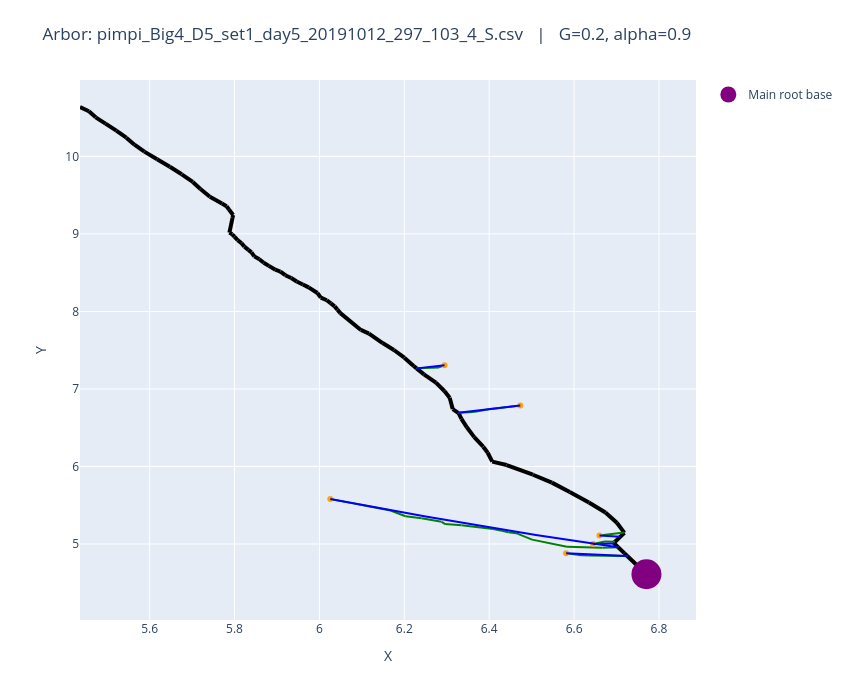

Notebook code for this chart:
### Code cell
fname = "pimpi_Big4_D5_set1_day5_20191012_297_103_4_S.csv"
plot_arbors(fname, 0.2, 0.9)

### Figure 1 — Plotly figure (JSON) as saved in the notebook; plotly's stock layout.template omitted (floating-point values rounded to 4 significant figures)
{"data": [{"line": {"color": "black", "width": 4}, "mode": "lines", "showlegend": false, "type": "scatter", "x": [6.77, 6.725], "y": [4.61, 4.846]}, {"line": {"color": "black", "width": 4}, "mode": "lines", "showlegend": false, "type": "scatter", "x": [6.725, 6.718], "y": [4.846, 4.882]}, {"line": {"color": "black", "width": 4}, "mode": "lines", "showlegend": false, "type": "scatter", "x": [6.718, 6.704], "y": [4.882, 4.958]}, {"line": {"color": "black", "width": 4}, "mode": "lines", "showlegend": false, "type": "scatter", "x": [6.704, 6.693], "y": [4.958, 5.013]}, {"line": {"color": "black", "width": 4}, "mode": "lines", "showlegend": false, "type": "scatter", "x": [6.693, 6.696], "y": [5.013, 5.029]}, {"line": {"color": "black", "width": 4}, "mode": "lines", "showlegend": false, "type": "scatter", "x": [6.696, 6.719], "y": [5.029, 5.144]}, {"line": {"color": "black", "width": 4}, "mode": "lines", "showlegend": false, "type": "scatter", "x": [6.719, 6.718], "y": [5.144, 5.147]}, {"line": {"color": "black", "width": 4}, "mode": "lines", "showlegend": false, "type": "scatter", "x": [6.718, 6.701], "y": [5.147, 5.274]}, {"line": {"color": "black", "width": 4}, "mode": "lines", "showlegend": false, "type": "scatter", "x": [6.701, 6.674], "y": [5.274, 5.406]}, {"line": {"color": "black", "width": 4}, "mode": "lines", "showlegend": false, "type": "scatter", "x": [6.674, 6.635], "y": [5.406, 5.536]}, {"line": {"color": "black", "width": 4}, "mode": "lines", "showlegend": false, "type": "scatter", "x": [6.635, 6.59], "y": [5.536, 5.672]}, {"line": {"color": "black", "width": 4}, "mode": "lines", "showlegend": false, "type": "scatter", "x": [6.59, 6.548], "y": [5.672, 5.792]}, {"line": {"color": "black", "width": 4}, "mode": "lines", "showlegend": false, "type": "scatter", "x": [6.548, 6.503], "y": [5.792, 5.894]}, {"line": {"color": "black", "width": 4}, "mode": "lines", "showlegend": false, "type": "scatter", "x": [6.503, 6.441], "y": [5.894, 6.019]}, {"line": {"color": "black", "width": 4}, "mode": "lines", "showlegend": false, "type": "scatter", "x": [6.441, 6.407], "y": [6.019, 6.063]}, {"line": {"color": "black", "width": 4}, "mode": "lines", "showlegend": false, "type": "scatter", "x": [6.407, 6.396], "y": [6.063, 6.177]}, {"line": {"color": "black", "width": 4}, "mode": "lines", "showlegend": false, "type": "scatter", "x": [6.396, 6.386], "y": [6.177, 6.255]}, {"line": {"color": "black", "width": 4}, "mode": "lines", "showlegend": false, "type": "scatter", "x": [6.386, 6.365], "y": [6.255, 6.379]}, {"line": {"color": "black", "width": 4}, "mode": "lines", "showlegend": false, "type": "scatter", "x": [6.365, 6.347], "y": [6.379, 6.505]}, {"line": {"color": "black", "width": 4}, "mode": "lines", "showlegend": false, "type": "scatter", "x": [6.347, 6.335], "y": [6.505, 6.615]}, {"line": {"color": "black", "width": 4}, "mode": "lines", "showlegend": false, "type": "scatter", "x": [6.335, 6.328], "y": [6.615, 6.688]}, {"line": {"color": "black", "width": 4}, "mode": "lines", "showlegend": false, "type": "scatter", "x": [6.328, 6.327], "y": [6.688, 6.692]}, {"line": {"color": "black", "width": 4}, "mode": "lines", "showlegend": false, "type": "scatter", "x": [6.327, 6.314], "y": [6.692, 6.741]}, {"line": {"color": "black", "width": 4}, "mode": "lines", "showlegend": false, "type": "scatter", "x": [6.314, 6.307], "y": [6.741, 6.888]}, {"line": {"color": "black", "width": 4}, "mode": "lines", "showlegend": false, "type": "scatter", "x": [6.307, 6.294], "y": [6.888, 6.973]}, {"line": {"color": "black", "width": 4}, "mode": "lines", "showlegend": false, "type": "scatter", "x": [6.294, 6.275], "y": [6.973, 7.082]}, {"line": {"color": "black", "width": 4}, "mode": "lines", "showlegend": false, "type": "scatter", "x": [6.275, 6.246], "y": [7.082, 7.188]}, {"line": {"color": "black", "width": 4}, "mode": "lines", "showlegend": false, "type": "scatter", "x": [6.246, 6.229], "y": [7.188, 7.266]}, {"line": {"color": "black", "width": 4}, "mode": "lines", "showlegend": false, "type": "scatter", "x": [6.229, 6.222], "y": [7.266, 7.296]}, {"line": {"color": "black", "width": 4}, "mode": "lines", "showlegend": false, "type": "scatter", "x": [6.222, 6.2], "y": [7.296, 7.404]}, {"line": {"color": "black", "width": 4}, "mode": "lines", "showlegend": false, "type": "scatter", "x": [6.2, 6.176], "y": [7.404, 7.502]}, {"line": {"color": "black", "width": 4}, "mode": "lines", "showlegend": false, "type": "scatter", "x": [6.176, 6.149], "y": [7.502, 7.592]}, {"line": {"color": "black", "width": 4}, "mode": "lines", "showlegend": false, "type": "scatter", "x": [6.149, 6.117], "y": [7.592, 7.715]}, {"line": {"color": "black", "width": 4}, "mode": "lines", "showlegend": false, "type": "scatter", "x": [6.117, 6.098], "y": [7.715, 7.761]}, {"line": {"color": "black", "width": 4}, "mode": "lines", "showlegend": false, "type": "scatter", "x": [6.098, 6.049], "y": [7.761, 7.978]}, {"line": {"color": "black", "width": 4}, "mode": "lines", "showlegend": false, "type": "scatter", "x": [6.049, 6.042], "y": [7.978, 8.023]}, {"line": {"color": "black", "width": 4}, "mode": "lines", "showlegend": false, "type": "scatter", "x": [6.042, 6.036], "y": [8.023, 8.065]}, {"line": {"color": "black", "width": 4}, "mode": "lines", "showlegend": false, "type": "scatter", "x": [6.036, 6.027], "y": [8.065, 8.104]}, {"line": {"color": "black", "width": 4}, "mode": "lines", "showlegend": false, "type": "scatter", "x": [6.027, 6.017], "y": [8.104, 8.145]}, {"line": {"color": "black", "width": 4}, "mode": "lines", "showlegend": false, "type": "scatter", "x": [6.017, 6.003], "y": [8.145, 8.179]}, {"line": {"color": "black", "width": 4}, "mode": "lines", "showlegend": false, "type": "scatter", "x": [6.003, 5.995], "y": [8.179, 8.238]}, {"line": {"color": "black", "width": 4}, "mode": "lines", "showlegend": false, "type": "scatter", "x": [5.995, 5.975], "y": [8.238, 8.31]}, {"line": {"color": "black", "width": 4}, "mode": "lines", "showlegend": false, "type": "scatter", "x": [5.975, 5.961], "y": [8.31, 8.347]}, {"line": {"color": "black", "width": 4}, "mode": "lines", "showlegend": false, "type": "scatter", "x": [5.961, 5.946], "y": [8.347, 8.387]}, {"line": {"color": "black", "width": 4}, "mode": "lines", "showlegend": false, "type": "scatter", "x": [5.946, 5.934], "y": [8.387, 8.431]}, {"line": {"color": "black", "width": 4}, "mode": "lines", "showlegend": false, "type": "scatter", "x": [5.934, 5.92], "y": [8.431, 8.467]}, {"line": {"color": "black", "width": 4}, "mode": "lines", "showlegend": false, "type": "scatter", "x": [5.92, 5.908], "y": [8.467, 8.515]}, {"line": {"color": "black", "width": 4}, "mode": "lines", "showlegend": false, "type": "scatter", "x": [5.908, 5.896], "y": [8.515, 8.538]}, {"line": {"color": "black", "width": 4}, "mode": "lines", "showlegend": false, "type": "scatter", "x": [5.896, 5.881], "y": [8.538, 8.588]}, {"line": {"color": "black", "width": 4}, "mode": "lines", "showlegend": false, "type": "scatter", "x": [5.881, 5.869], "y": [8.588, 8.629]}, {"line": {"color": "black", "width": 4}, "mode": "lines", "showlegend": false, "type": "scatter", "x": [5.869, 5.859], "y": [8.629, 8.673]}, {"line": {"color": "black", "width": 4}, "mode": "lines", "showlegend": false, "type": "scatter", "x": [5.859, 5.847], "y": [8.673, 8.711]}, {"line": {"color": "black", "width": 4}, "mode": "lines", "showlegend": false, "type": "scatter", "x": [5.847, 5.84], "y": [8.711, 8.762]}, {"line": {"color": "black", "width": 4}, "mode": "lines", "showlegend": false, "type": "scatter", "x": [5.84, 5.833], "y": [8.762, 8.795]}, {"line": {"color": "black", "width": 4}, "mode": "lines", "showlegend": false, "type": "scatter", "x": [5.833, 5.823], "y": [8.795, 8.836]}, {"line": {"color": "black", "width": 4}, "mode": "lines", "showlegend": false, "type": "scatter", "x": [5.823, 5.816], "y": [8.836, 8.881]}, {"line": {"color": "black", "width": 4}, "mode": "lines", "showlegend": false, "type": "scatter", "x": [5.816, 5.807], "y": [8.881, 8.919]}, {"line": {"color": "black", "width": 4}, "mode": "lines", "showlegend": false, "type": "scatter", "x": [5.807, 5.8], "y": [8.919, 8.964]}, {"line": {"color": "black", "width": 4}, "mode": "lines", "showlegend": false, "type": "scatter", "x": [5.8, 5.795], "y": [8.964, 8.995]}, {"line": {"color": "black", "width": 4}, "mode": "lines", "showlegend": false, "type": "scatter", "x": [5.795, 5.788], "y": [8.995, 9.017]}, {"line": {"color": "black", "width": 4}, "mode": "lines", "showlegend": false, "type": "scatter", "x": [5.788, 5.795], "y": [9.017, 9.208]}, {"line": {"color": "black", "width": 4}, "mode": "lines", "showlegend": false, "type": "scatter", "x": [5.795, 5.797], "y": [9.208, 9.244]}, {"line": {"color": "black", "width": 4}, "mode": "lines", "showlegend": false, "type": "scatter", "x": [5.797, 5.787], "y": [9.244, 9.315]}, {"line": {"color": "black", "width": 4}, "mode": "lines", "showlegend": false, "type": "scatter", "x": [5.787, 5.781], "y": [9.315, 9.357]}, {"line": {"color": "black", "width": 4}, "mode": "lines", "showlegend": false, "type": "scatter", "x": [5.781, 5.77], "y": [9.357, 9.392]}, {"line": {"color": "black", "width": 4}, "mode": "lines", "showlegend": false, "type": "scatter", "x": [5.77, 5.742], "y": [9.392, 9.479]}, {"line": {"color": "black", "width": 4}, "mode": "lines", "showlegend": false, "type": "scatter", "x": [5.742, 5.72], "y": [9.479, 9.58]}, {"line": {"color": "black", "width": 4}, "mode": "lines", "showlegend": false, "type": "scatter", "x": [5.72, 5.702], "y": [9.58, 9.671]}, {"line": {"color": "black", "width": 4}, "mode": "lines", "showlegend": false, "type": "scatter", "x": [5.702, 5.676], "y": [9.671, 9.77]}, {"line": {"color": "black", "width": 4}, "mode": "lines", "showlegend": false, "type": "scatter", "x": [5.676, 5.648], "y": [9.77, 9.867]}, {"line": {"color": "black", "width": 4}, "mode": "lines", "showlegend": false, "type": "scatter", "x": [5.648, 5.618], "y": [9.867, 9.965]}, {"line": {"color": "black", "width": 4}, "mode": "lines", "showlegend": false, "type": "scatter", "x": [5.618, 5.588], "y": [9.965, 10.06]}, {"line": {"color": "black", "width": 4}, "mode": "lines", "showlegend": false, "type": "scatter", "x": [5.588, 5.564], "y": [10.06, 10.15]}, {"line": {"color": "black", "width": 4}, "mode": "lines", "showlegend": false, "type": "scatter", "x": [5.564, 5.545], "y": [10.15, 10.24]}, {"line": {"color": "black", "width": 4}, "mode": "lines", "showlegend": false, "type": "scatter", "x": [5.545, 5.522], "y": [10.24, 10.33]}, {"line": {"color": "black", "width": 4}, "mode": "lines", "showlegend": false, "type": "scatter", "x": [5.522, 5.496], "y": [10.33, 10.42]}, {"line": {"color": "black", "width": 4}, "mode": "lines", "showlegend": false, "type": "scatter", "x": [5.496, 5.473], "y": [10.42, 10.5]}, {"line": {"color": "black", "width": 4}, "mode": "lines", "showlegend": false, "type": "scatter", "x": [5.473, 5.457], "y": [10.5, 10.58]}, {"line": {"color": "black", "width": 4}, "mode": "lines", "showlegend": false, "type": "scatter", "x": [5.457, 5.436], "y": [10.58, 10.64]}, {"line": {"color": "green", "width": 2}, "mode": "lines", "showlegend": false, "type": "scatter", "x": [6.66, 6.717], "y": [5.109, 5.147]}, {"line": {"color": "green", "width": 2}, "mode": "lines", "showlegend": false, "type": "scatter", "x": [6.717, 6.718], "y": [5.147, 5.147]}, {"line": {"color": "green", "width": 2}, "mode": "lines", "showlegend": false, "type": "scatter", "x": [6.645, 6.673], "y": [5.001, 5.034]}, {"line": {"color": "green", "width": 2}, "mode": "lines", "showlegend": false, "type": "scatter", "x": [6.673, 6.696], "y": [5.034, 5.029]}, {"line": {"color": "green", "width": 2}, "mode": "lines", "showlegend": false, "type": "scatter", "x": [6.026, 6.045], "y": [5.581, 5.559]}, {"line": {"color": "green", "width": 2}, "mode": "lines", "showlegend": false, "type": "scatter", "x": [6.045, 6.08], "y": [5.559, 5.524]}, {"line": {"color": "green", "width": 2}, "mode": "lines", "showlegend": false, "type": "scatter", "x": [6.08, 6.115], "y": [5.524, 5.486]}, {"line": {"color": "green", "width": 2}, "mode": "lines", "showlegend": false, "type": "scatter", "x": [6.115, 6.168], "y": [5.486, 5.433]}, {"line": {"color": "green", "width": 2}, "mode": "lines", "showlegend": false, "type": "scatter", "x": [6.168, 6.203], "y": [5.433, 5.358]}, {"line": {"color": "green", "width": 2}, "mode": "lines", "showlegend": false, "type": "scatter", "x": [6.203, 6.241], "y": [5.358, 5.332]}, {"line": {"color": "green", "width": 2}, "mode": "lines", "showlegend": false, "type": "scatter", "x": [6.241, 6.288], "y": [5.332, 5.286]}, {"line": {"color": "green", "width": 2}, "mode": "lines", "showlegend": false, "type": "scatter", "x": [6.288, 6.296], "y": [5.286, 5.257]}, {"line": {"color": "green", "width": 2}, "mode": "lines", "showlegend": false, "type": "scatter", "x": [6.296, 6.335], "y": [5.257, 5.241]}, {"line": {"color": "green", "width": 2}, "mode": "lines", "showlegend": false, "type": "scatter", "x": [6.335, 6.41], "y": [5.241, 5.194]}, {"line": {"color": "green", "width": 2}, "mode": "lines", "showlegend": false, "type": "scatter", "x": [6.41, 6.43], "y": [5.194, 5.169]}, {"line": {"color": "green", "width": 2}, "mode": "lines", "showlegend": false, "type": "scatter", "x": [6.43, 6.445], "y": [5.169, 5.151]}, {"line": {"color": "green", "width": 2}, "mode": "lines", "showlegend": false, "type": "scatter", "x": [6.445, 6.463], "y": [5.151, 5.14]}, {"line": {"color": "green", "width": 2}, "mode": "lines", "showlegend": false, "type": "scatter", "x": [6.463, 6.501], "y": [5.14, 5.056]}, {"line": {"color": "green", "width": 2}, "mode": "lines", "showlegend": false, "type": "scatter", "x": [6.501, 6.583], "y": [5.056, 4.963]}, {"line": {"color": "green", "width": 2}, "mode": "lines", "showlegend": false, "type": "scatter", "x": [6.583, 6.667], "y": [4.963, 4.951]}, {"line": {"color": "green", "width": 2}, "mode": "lines", "showlegend": false, "type": "scatter", "x": [6.667, 6.704], "y": [4.951, 4.958]}, {"line": {"color": "green", "width": 2}, "mode": "lines", "showlegend": false, "type": "scatter", "x": [6.581, 6.608], "y": [4.88, 4.86]}, {"line": {"color": "green", "width": 2}, "mode": "lines", "showlegend": false, "type": "scatter", "x": [6.608, 6.634], "y": [4.86, 4.851]}, {"line": {"color": "green", "width": 2}, "mode": "lines", "showlegend": false, "type": "scatter", "x": [6.634, 6.72], "y": [4.851, 4.845]}, {"line": {"color": "green", "width": 2}, "mode": "lines", "showlegend": false, "type": "scatter", "x": [6.72, 6.725], "y": [4.845, 4.846]}, {"line": {"color": "green", "width": 2}, "mode": "lines", "showlegend": false, "type": "scatter", "x": [6.295, 6.282], "y": [7.307, 7.278]}, {"line": {"color": "green", "width": 2}, "mode": "lines", "showlegend": false, "type": "scatter", "x": [6.282, 6.229], "y": [7.278, 7.266]}, {"line": {"color": "green", "width": 2}, "mode": "lines", "showlegend": false, "type": "scatter", "x": [6.473, 6.399], "y": [6.788, 6.737]}, {"line": {"color": "green", "width": 2}, "mode": "lines", "showlegend": false, "type": "scatter", "x": [6.399, 6.363], "y": [6.737, 6.701]}, {"line": {"color": "green", "width": 2}, "mode": "lines", "showlegend": false, "type": "scatter", "x": [6.363, 6.327], "y": [6.701, 6.692]}, {"marker": {"color": "orange"}, "mode": "markers", "showlegend": false, "type": "scatter", "x": [6.66], "y": [5.109]}, {"marker": {"color": "orange"}, "mode": "markers", "showlegend": false, "type": "scatter", "x": [6.645], "y": [5.001]}, {"marker": {"color": "orange"}, "mode": "markers", "showlegend": false, "type": "scatter", "x": [6.026], "y": [5.581]}, {"marker": {"color": "orange"}, "mode": "markers", "showlegend": false, "type": "scatter", "x": [6.581], "y": [4.88]}, {"marker": {"color": "orange"}, "mode": "markers", "showlegend": false, "type": "scatter", "x": [6.295], "y": [7.307]}, {"marker": {"color": "orange"}, "mode": "markers", "showlegend": false, "type": "scatter", "x": [6.473], "y": [6.788]}, {"marker": {"color": "purple", "size": 30}, "mode": "markers", "name": "Main root base", "type": "scatter", "x": [6.77], "y": [4.61]}, {"line": {"color": "blue"}, "mode": "lines", "showlegend": false, "type": "scatter", "x": [6.66, 6.661, 6.662, 6.663, 6.664, 6.665, 6.666, 6.667, 6.668, 6.669, 6.67, 6.671, 6.672, 6.673, 6.674, 6.675, 6.676, 6.677, 6.678, 6.679, 6.68, 6.681, 6.682, 6.683, 6.684, 6.685, 6.686, 6.687, 6.688, 6.689, 6.69, 6.691, 6.692, 6.693, 6.694, 6.695, 6.696, 6.697, 6.698, 6.699, 6.7, 6.701, 6.702, 6.703, 6.704, 6.705, 6.706, 6.707, 6.708, 6.709], "y": [5.109, 5.109, 5.109, 5.108, 5.108, 5.108, 5.108, 5.107, 5.107, 5.107, 5.106, 5.106, 5.106, 5.105, 5.105, 5.105, 5.104, 5.104, 5.104, 5.104, 5.103, 5.103, 5.103, 5.102, 5.102, 5.102, 5.101, 5.101, 5.101, 5.101, 5.1, 5.1, 5.1, 5.099, 5.099, 5.099, 5.098, 5.098, 5.098, 5.098, 5.097, 5.097, 5.097, 5.096, 5.096, 5.096, 5.096, 5.095, 5.095, 5.095]}, {"line": {"color": "blue"}, "mode": "lines", "showlegend": false, "type": "scatter", "x": [6.645, 6.646, 6.647, 6.648, 6.649, 6.65, 6.651, 6.652, 6.653, 6.654, 6.655, 6.656, 6.657, 6.658, 6.659, 6.66, 6.661, 6.662, 6.663, 6.664, 6.665, 6.666, 6.667, 6.668, 6.669, 6.67, 6.671, 6.672, 6.673, 6.674, 6.675, 6.676, 6.677, 6.678, 6.679, 6.68, 6.681, 6.682, 6.683, 6.684, 6.686, 6.687, 6.688, 6.689, 6.69, 6.691, 6.692, 6.693, 6.694, 6.695], "y": [5.001, 5.001, 5.001, 5.001, 5.001, 5.001, 5.001, 5.001, 5.002, 5.002, 5.002, 5.002, 5.002, 5.002, 5.002, 5.002, 5.002, 5.002, 5.002, 5.003, 5.003, 5.003, 5.003, 5.003, 5.003, 5.003, 5.003, 5.003, 5.003, 5.003, 5.004, 5.004, 5.004, 5.004, 5.004, 5.004, 5.004, 5.004, 5.004, 5.004, 5.004, 5.005, 5.005, 5.005, 5.005, 5.005, 5.005, 5.005, 5.005, 5.005]}, {"line": {"color": "blue"}, "mode": "lines", "showlegend": false, "type": "scatter", "x": [6.026, 6.04, 6.053, 6.067, 6.081, 6.095, 6.109, 6.123, 6.136, 6.15, 6.164, 6.178, 6.192, 6.206, 6.219, 6.233, 6.247, 6.261, 6.275, 6.289, 6.302, 6.316, 6.33, 6.344, 6.358, 6.372, 6.386, 6.399, 6.413, 6.427, 6.441, 6.455, 6.469, 6.482, 6.496, 6.51, 6.524, 6.538, 6.552, 6.565, 6.579, 6.593, 6.607, 6.621, 6.635, 6.648, 6.662, 6.676, 6.69, 6.704], "y": [5.581, 5.567, 5.552, 5.538, 5.523, 5.509, 5.495, 5.481, 5.467, 5.453, 5.439, 5.425, 5.412, 5.398, 5.384, 5.371, 5.357, 5.344, 5.331, 5.318, 5.305, 5.292, 5.279, 5.266, 5.253, 5.24, 5.228, 5.215, 5.203, 5.19, 5.178, 5.166, 5.153, 5.141, 5.129, 5.117, 5.105, 5.094, 5.082, 5.07, 5.059, 5.047, 5.036, 5.024, 5.013, 5.002, 4.991, 4.98, 4.969, 4.958]}, {"line": {"color": "blue"}, "mode": "lines", "showlegend": false, "type": "scatter", "x": [6.581, 6.584, 6.587, 6.59, 6.593, 6.596, 6.599, 6.602, 6.605, 6.608, 6.611, 6.614, 6.616, 6.619, 6.622, 6.625, 6.628, 6.631, 6.634, 6.637, 6.64, 6.643, 6.646, 6.649, 6.652, 6.655, 6.658, 6.661, 6.664, 6.666, 6.669, 6.672, 6.675, 6.678, 6.681, 6.684, 6.687, 6.69, 6.693, 6.696, 6.699, 6.702, 6.705, 6.708, 6.711, 6.714, 6.716, 6.719, 6.722, 6.725], "y": [4.88, 4.879, 4.879, 4.878, 4.877, 4.876, 4.876, 4.875, 4.874, 4.873, 4.873, 4.872, 4.871, 4.87, 4.87, 4.869, 4.868, 4.867, 4.867, 4.866, 4.865, 4.864, 4.864, 4.863, 4.862, 4.862, 4.861, 4.86, 4.86, 4.859, 4.858, 4.857, 4.857, 4.856, 4.855, 4.855, 4.854, 4.853, 4.853, 4.852, 4.851, 4.851, 4.85, 4.85, 4.849, 4.848, 4.848, 4.847, 4.846, 4.846]}, {"line": {"color": "blue"}, "mode": "lines", "showlegend": false, "type": "scatter", "x": [6.229, 6.23, 6.232, 6.233, 6.234, 6.236, 6.237, 6.238, 6.24, 6.241, 6.242, 6.244, 6.245, 6.246, 6.248, 6.249, 6.25, 6.252, 6.253, 6.254, 6.256, 6.257, 6.258, 6.26, 6.261, 6.263, 6.264, 6.265, 6.267, 6.268, 6.269, 6.271, 6.272, 6.273, 6.275, 6.276, 6.277, 6.279, 6.28, 6.281, 6.283, 6.284, 6.285, 6.287, 6.288, 6.289, 6.291, 6.292, 6.293, 6.295], "y": [7.266, 7.266, 7.267, 7.268, 7.269, 7.27, 7.271, 7.271, 7.272, 7.273, 7.274, 7.275, 7.276, 7.277, 7.277, 7.278, 7.279, 7.28, 7.281, 7.282, 7.282, 7.283, 7.284, 7.285, 7.286, 7.287, 7.288, 7.288, 7.289, 7.29, 7.291, 7.292, 7.293, 7.294, 7.294, 7.295, 7.296, 7.297, 7.298, 7.299, 7.3, 7.3, 7.301, 7.302, 7.303, 7.304, 7.305, 7.306, 7.306, 7.307]}, {"line": {"color": "blue"}, "mode": "lines", "showlegend": false, "type": "scatter", "x": [6.327, 6.33, 6.333, 6.336, 6.339, 6.342, 6.345, 6.348, 6.351, 6.354, 6.357, 6.36, 6.363, 6.366, 6.369, 6.372, 6.375, 6.378, 6.381, 6.384, 6.387, 6.39, 6.393, 6.396, 6.399, 6.402, 6.405, 6.408, 6.411, 6.414, 6.417, 6.42, 6.423, 6.426, 6.429, 6.432, 6.435, 6.438, 6.441, 6.444, 6.446, 6.449, 6.452, 6.455, 6.458, 6.461, 6.464, 6.467, 6.47, 6.473], "y": [6.692, 6.694, 6.696, 6.697, 6.699, 6.701, 6.703, 6.705, 6.707, 6.709, 6.711, 6.713, 6.715, 6.717, 6.718, 6.72, 6.722, 6.724, 6.726, 6.728, 6.73, 6.732, 6.734, 6.736, 6.738, 6.74, 6.742, 6.744, 6.746, 6.748, 6.75, 6.752, 6.754, 6.756, 6.758, 6.76, 6.762, 6.764, 6.766, 6.768, 6.77, 6.772, 6.774, 6.776, 6.778, 6.78, 6.782, 6.784, 6.786, 6.788]}], "layout": {"annotations": [{"font": {"size": 14}, "showarrow": false, "text": "", "x": 0.5, "xref": "paper", "y": -0.1, "yref": "paper"}], "height": 700, "margin": {"b": 80, "t": 80}, "title": {"text": "Arbor: pimpi_Big4_D5_set1_day5_20191012_297_103_4_S.csv   |   G=0.2, alpha=0.9"}, "width": 850, "xaxis": {"title": {"text": "X"}}, "yaxis": {"title": {"text": "Y"}}}}
